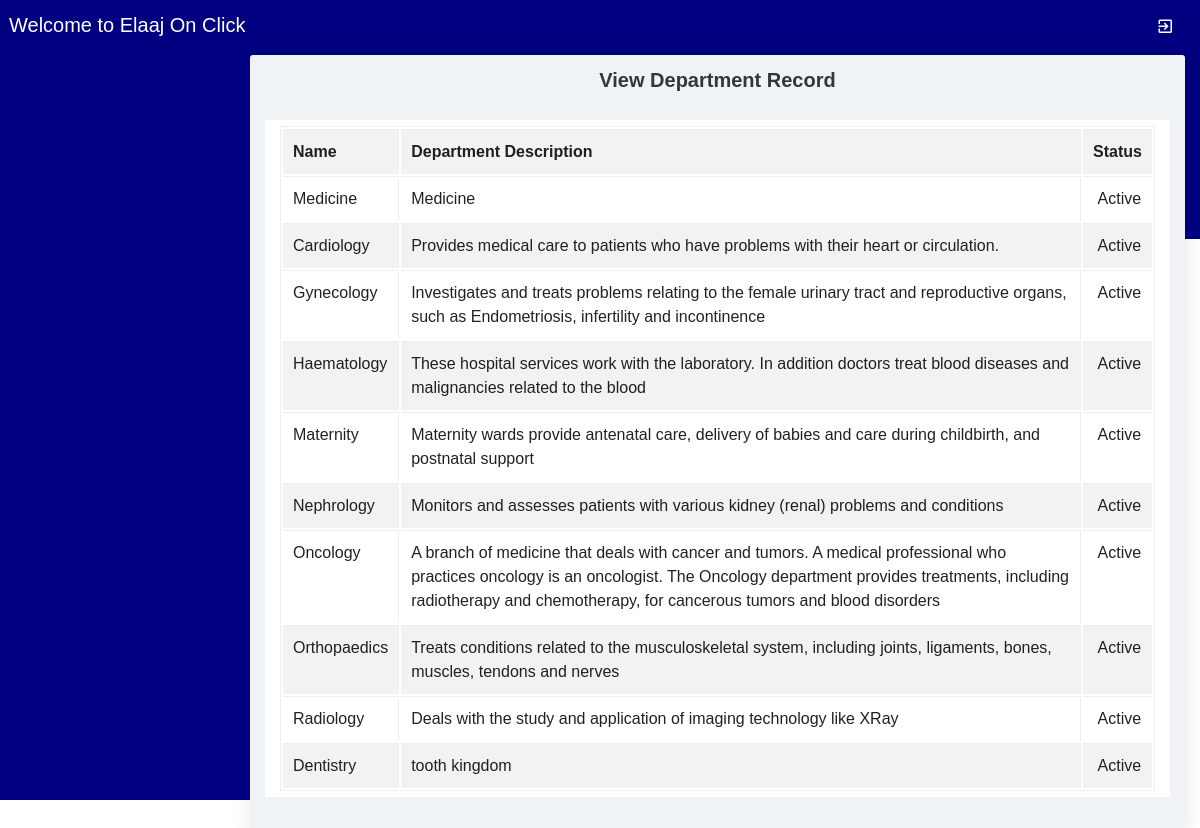
Page /Viewdepartment.php on the committed database.
### tables this page shows
CREATE TABLE `department` (
  `departmentid` int(10) NOT NULL,
  `departmentname` varchar(100) NOT NULL,
  `description` mediumtext NOT NULL,
  `status` varchar(10) NOT NULL
);

### Viewdepartment.php (the view, shortened to what this page needs)
<?php
include("adformheader.php");
include("dbconnection.php");
?>
<div class="container-fluid">
  <div class="block-header">
    <h2 class="text-center">View Department Record</h2>
  </div>
  <div class="card">
    <section class="container">
     <table class="table table-bordered table-striped table-hover js-basic-example dataTable">
      <tbody>
        <tr>
          <td><strong>Name</strong></td>
          <td><strong>Department Description</strong></td>
          <td><strong>Status</strong></td>
        </tr>
        <?php
        $sql ="SELECT * FROM department";
        $qsql = mysqli_query($con,$sql);
        while($rs = mysqli_fetch_array($qsql))
        {
          echo "<tr>
          <td>$rs[departmentname]</td>
          <td> $rs[description]</td>
          <td>&nbsp;$rs[status]</td>";
          echo "</tr>";
        }
        ?>
      </tbody>
    </table>
  </section>
</div>
</div>
<?php
include("adformfooter.php");
?>

### rows in the picture
department: departmentname "Medicine", description "Medicine", status "Active"
department: departmentname "Cardiology", description "Provides medical care to patients who have problems with their heart or circulation.", status "Active"
department: departmentname "Gynecology", description "Investigates and treats problems relating to the female urinary tract and reproductive organs, such as Endometriosis, infertility and incontinence", status "Active"
department: departmentname "Haematology", description "These hospital services work with the laboratory. In addition doctors treat blood diseases and malignancies related to the blood", status "Active"
department: departmentname "Maternity", description "Maternity wards provide antenatal care, delivery of babies and care during childbirth, and postnatal support", status "Active"
department: departmentname "Nephrology", description "Monitors and assesses patients with various kidney (renal) problems and conditions", status "Active"
department: departmentname "Oncology", description "A branch of medicine that deals with cancer and tumors. A medical professional who practices oncology is an oncologist. The Oncology department provides treatments, including radiotherapy and chemotherapy, for cancerous tumors and blood disorders", status "Active"
department: departmentname "Orthopaedics", description "Treats conditions related to the musculoskeletal system, including joints, ligaments, bones, muscles, tendons and nerves", status "Active"
department: departmentname "Radiology", description "Deals with the study and application of imaging technology like XRay", status "Active"
department: departmentname "Dentistry", description "tooth kingdom", status "Active"
